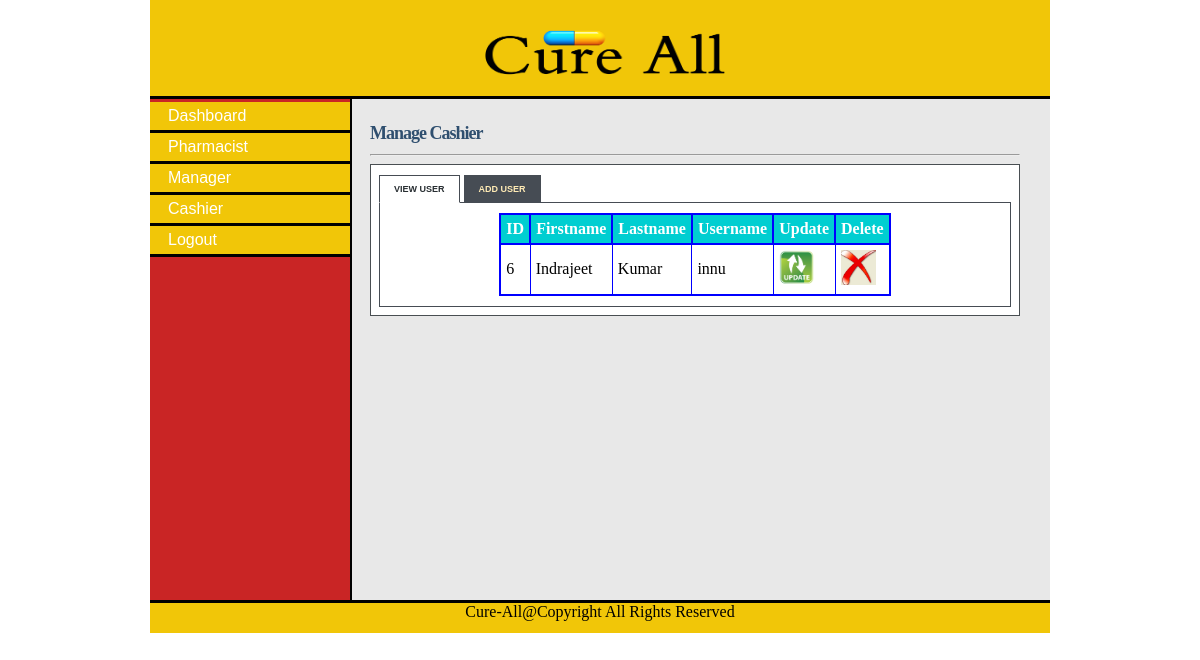
Page /admin_cashier.php (signed in) on the committed database.
### tables this page shows
CREATE TABLE `cashier` (
  `cashier_id` tinyint(5) NOT NULL,
  `first_name` varchar(15) NOT NULL,
  `last_name` varchar(15) NOT NULL,
  `staff_id` varchar(10) NOT NULL,
  `postal_address` varchar(20) NOT NULL,
  `phone` varchar(12) NOT NULL,
  `email` varchar(20) NOT NULL,
  `username` varchar(10) NOT NULL,
  `password` varchar(10) NOT NULL,
  `date` datetime NOT NULL
);

### admin_cashier.php (the view, shortened to what this page needs)
<!DOCTYPE html>
<html>
<head>
<link rel="stylesheet" type="text/css" href="style/mystyle.css">
<link rel="stylesheet" href="style/style.css" type="text/css" media="screen" />
<link rel="stylesheet" href="style/table.css" type="text/css" media="screen" />
</head>
<body>
<div id="content">
<div id="header">
<center><h1><a href="#"><img src="images/header_title.png"></a></h1></center></div>
<div id="left_column">
<div id="button">
<ul>
			<li><a href="admin.php">Dashboard</a></li>
			<li><a href="admin_pharmacist.php">Pharmacist</a></li>
			<li><a href="admin_manager.php">Manager</a></li>
			<li><a href="admin_cashier.php">Cashier</a></li>
			<li><a href="logout.php">Logout</a></li>
		</ul>
</div>
		</div>
<div id="main">
<div id="tabbed_box" class="tabbed_box">
    <h4>Manage Cashier</h4>
<hr/>
    <div class="tabbed_area">
        <ul class="tabs">
            <li><a href="javascript:tabSwitch('tab_1', 'content_1');" id="tab_1" class="active">View User</a></li>
            <li><a href="javascript:tabSwitch('tab_2', 'content_2');" id="tab_2">Add User</a></li>
        </ul>
        <div id="content_1" class="content">
		<?php echo $message;
        include_once('connect_db.php');
		$sql="SELECT * FROM cashier";
        $result = mysqli_query($con,$sql) or die(mysqli_error());
        echo "<table border='1' cellpadding='5' align='center'>";
        echo "<tr> <th>ID</th><th>Firstname </th> <th>Lastname </th> <th>Username </th><th>Update </th><th>Delete</th></tr>";
        while($row = mysqli_fetch_array( $result )) {
                echo "<tr>";
                echo '<td>' . $row['cashier_id'] . '</td>';
                echo '<td>' . $row['first_name'] . '</td>';
				echo '<td>' . $row['last_name'] . '</td>';
				echo '<td>' . $row['username'] . '</td>';
				?>
				<td><a href="update_cashier.php?username=<?php echo $row['username']?>"><img src="images/update-icon.png" width="35" height="35" border="0" /></a></td>
				<td><a href="delete_cashier.php?cashier_id=<?php echo $row['cashier_id']?>"><img src="images/delete-icon.jpg" width="35" height="35" border="0" /></a></td>
				<?php
		 }
        echo "</table>";
?>
        </div>
    </div>
</div>
</div>
<div id="footer" align="Center"> Cure-All@Copyright All Rights Reserved</div>
</div>
</body>
</html>

### style/mystyle.css (style rules this page uses)
body { margin-top: 0px; padding-top: 0px; }
#content { margin-left: auto; margin-right: auto; background: #E8E8E8; width: 900px; height: 600px; }
#header { width: 900px; height: 96px; background: #F1C608; border-bottom: solid 3px black; }
#header h1 { margin: 0px; padding-top: 0px; margin-left: 280px; color: #fff; }
#header img { float:left; height: 90px; width: 350px; }
#left_column { clear: all; float: left; width: 200px; height: 501px; background: #c92525; border-right:solid 2px black; }
#main { clear: all; width: 780px; height: 470px; background: #E8E8E8; }
#button { width: 12.5em; padding: 0 0 1em 0; margin-top: 0.2em; margin-bottom: 1em; font-family: 'Trebuchet MS', 'Lucida Grande', Verdana, Arial, Sans-serif; color: #333; }
#button ul { list-style: none; margin: 0; padding: 0; border: none; }
#button li { border-bottom: 3px solid black; margin: 0; list-style: none; list-style-image: none; }
#button li a { display: block; padding: 5px 5px 5px 0.5em; border-left: 10px solid #F1C608; border-right: 10px solid #F1C608; background-color: #F1C608;; color: #fff; text-decoration: none; width: 100%; }
html>body #button li a { width: auto; }
#footer { width: 900px; height: 30px; background: #F1C608; clear: all; border-top: solid 3px black; }

### style/style.css (style rules this page uses)
#tabbed_box { margin: 0px auto 0px 220px; width: 650px; }
.tabbed_box h4 { font-size: 18px; color:#2F4F6F; letter-spacing:-1px; margin-bottom:10px; }
.tabbed_area { border: 1px solid #494e52; background-color: #fff; padding: 8px; }
ul.tabs { margin: 0px; padding: 0px; margin-top: 5px; margin-bottom: 6px; }
ul.tabs li { list-style: none; display: inline; }
ul.tabs li a { background-color: #464c54; color: #ffebb5; padding: 8px 14px 8px 14px; text-decoration: none; font-size: 9px; font-family: Verdana, Arial, Helvetica, sans-serif; font-weight: bold; text-transform: uppercase; border: 1px solid #464c54; }
ul.tabs li a.active { background-color: #ffffff; color: #282e32; border: 1px solid #464c54; border-bottom: 1px solid #ffffff; }
.content { background-color: #ffffff; padding: 10px; border: 1px solid #464c54; }

### style/table.css (style rules this page uses)
table { border-collapse:collapse; }
table,th { border: 2px solid blue; }
th { background-color: #00CED1; color:white; }

### admin_cashier.php (style rules this page uses)
#main { height: 477px; }

### rows in the picture
cashier: cashier_id "6", first_name "Indrajeet", last_name "Kumar", username "innu"
